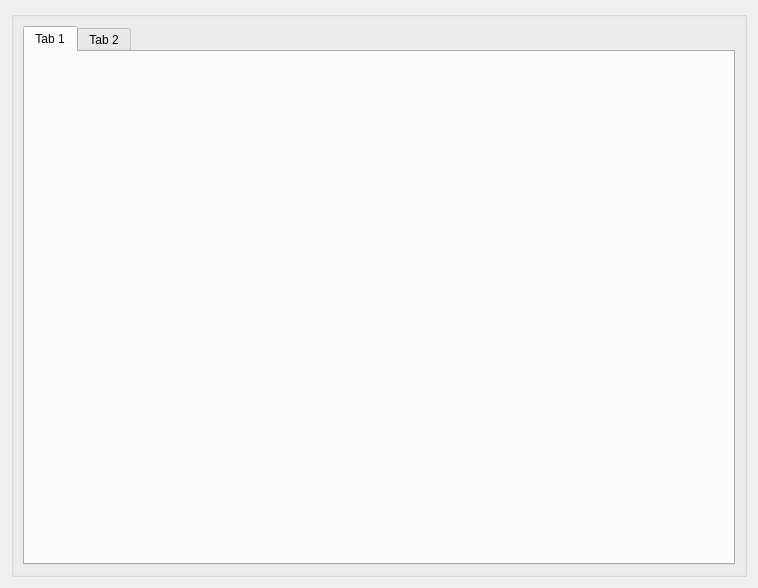
<?xml version="1.0" encoding="UTF-8"?>
<ui version="4.0">
 <class>UAVAgriVideoDialogList</class>
 <widget class="QWidget" name="UAVAgriVideoDialogList">
  <property name="geometry">
   <rect>
    <x>0</x>
    <y>0</y>
    <width>758</width>
    <height>588</height>
   </rect>
  </property>
  <property name="windowTitle">
   <string>Form</string>
  </property>
  <layout class="QGridLayout" name="gridLayout_2">
   <item row="0" column="0">
    <widget class="QGroupBox" name="groupBox">
     <property name="title">
      <string/>
     </property>
     <layout class="QGridLayout" name="gridLayout">
      <item row="0" column="0">
       <widget class="QTabWidget" name="tabWidget">
        <widget class="QWidget" name="tab">
         <attribute name="title">
          <string>Tab 1</string>
         </attribute>
        </widget>
        <widget class="QWidget" name="tab_2">
         <attribute name="title">
          <string>Tab 2</string>
         </attribute>
        </widget>
       </widget>
      </item>
     </layout>
    </widget>
   </item>
  </layout>
 </widget>
 <resources/>
 <connections/>
</ui>
